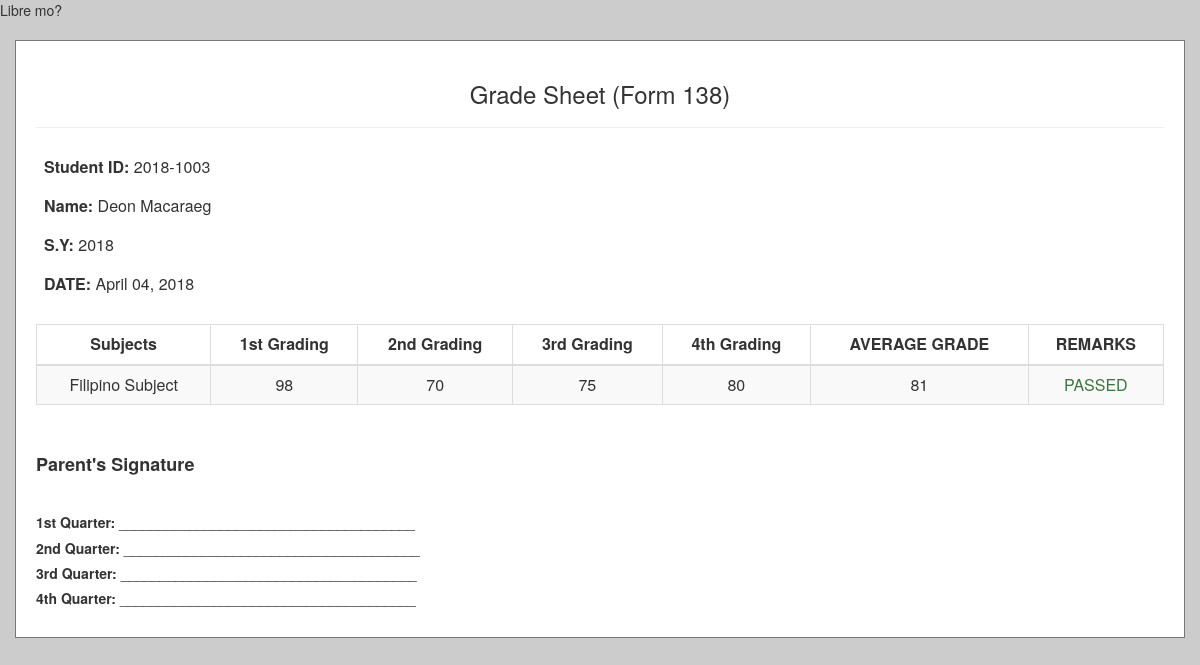
The app's page /admin/reportcard137.php?id=3 (signed in) with its own data.
### tables this page shows
CREATE TABLE IF NOT EXISTS `student` (
  `id` int(11) NOT NULL AUTO_INCREMENT,
  `studid` varchar(50) NOT NULL,
  `fname` varchar(100) NOT NULL,
  `lname` varchar(100) NOT NULL,
  PRIMARY KEY (`id`)
);

CREATE TABLE IF NOT EXISTS `class` (
  `id` int(11) NOT NULL AUTO_INCREMENT,
  `course` varchar(50) NOT NULL,
  `year` varchar(50) NOT NULL,
  `section` varchar(50) NOT NULL,
  `sem` varchar(50) NOT NULL,
  `teacher` varchar(100) NOT NULL,
  `subject` varchar(100) NOT NULL,
  `SY` text NOT NULL,
  PRIMARY KEY (`id`)
);

CREATE TABLE IF NOT EXISTS `subject` (
  `id` int(11) NOT NULL AUTO_INCREMENT,
  `code` varchar(50) NOT NULL,
  `title` varchar(100) NOT NULL,
  `unit` text NOT NULL,
  PRIMARY KEY (`id`)
);

CREATE TABLE IF NOT EXISTS `studentsubject` (
  `id` int(11) NOT NULL AUTO_INCREMENT,
  `studid` varchar(50) NOT NULL,
  `classid` int(11) NOT NULL,
  `att1` float NOT NULL,
  `att2` float NOT NULL,
  `att3` float NOT NULL,
  `att4` float NOT NULL,
  PRIMARY KEY (`id`)
);

### admin/grade.php (called while the page is built, shortened)
Libre mo?<?php
    $grade = new Datagrade();
    class Datagrade {
        function getsubject(){
            $id = $_GET['id'];
            $q = "select * from studentsubject where studid=$id";
            $r = mysql_query($q);
            $data = array();
            while($row = mysql_fetch_array($r)){
                $classid = $row['classid'];
                $q2 = "select * from class where id=$classid";
                $r2 = mysql_query($q2);
                $data[] = mysql_fetch_array($r2);
            }
            return $data;
        }
        function getsubjectitle($code){
            $q = "select * from subject where code='$code'";
            $r = mysql_query($q);
            $data = array();
            $data[] = mysql_fetch_array($r);
            return $data;
        }
        function getgrade($classid){
            $id = $_GET['id'];
            $q = "select * from studentsubject where studid='$id' and classid='$classid'";
            $r = mysql_query($q);
            if($row = mysql_fetch_array($r)){
                $att1 = ($row['att1']);
                $att2 = ($row['att2']);
                $att3 = ($row['att3']);
                $att4 = ($row['att4']);
                $first = $att1;
                $second = $att2;
                $third = $att3;
                $fourth = $att4;
                $total = (($first) + ($second) + ($third) + ($fourth)) / 4;
                $data = array(
                    'eqtotal' => $this->gradeconversion($total),
                    'first' => round($first),
                    'second' => round($second),
                    'third' => round($third),
                    'fourth' => round($fourth),
                    'total' => round($total),
                    'att1' => $row['att1'],
                    'att2' => $row['att2'],
                    'att3' => $row['att3'],
                    'att4' => $row['att4'],
                );
            }
            return $data;
        }
        function gradeconversion($grade){
            $grade = round($grade);
            if($grade==0){
                 $data = 0;
            }else{
                switch ($grade) {
                    case 81:
                         $data = 2.4;
                         break;
                }
            }
            return $data;
        }
    }
?>

### admin/data/student_model.php (called while the page is built, shortened)
<?php
    $student = new Datastudent();
    class Datastudent {
        function getstudentbyid($id){
            $q = "select * from student where id=$id";
            $r = mysql_query($q);
            return $r;
        }
    }
?>

### admin/reportcard137.php (the view, shortened to what this page needs)
<?php
    include('data/student_model.php');
    include('data/data_model.php');
    include('grade.php');
    $id = $_GET['id'];
    $student = $student->getstudentbyid($id);
?>
<!DOCTYPE html>
<html>
<head>
    <link href="../css/bootstrap.min.css" rel="stylesheet">
    <link href="../css/font-awesome.min.css" rel="stylesheet" type="text/css">
</head>
<body>
    <div class="container wrapper">
        <div class="row">
            <div class="col-lg-12">
                <div class="text-center">
                    <h3>Grade Sheet (Form 138)</h3>
                    <hr />
                    <?php while($row = mysql_fetch_array($student)): ?>
                    <table class="table">
                        <tr>
                            <td style="width:20%;text-align:left;"><strong>Student ID: </strong><?php echo $row['studid']; ?></td>
                        </tr>
                        <tr>
                            <td style="width:10%;text-align:left;"><strong>Name: </strong><?php echo $row['fname'].' '.$row['lname']; ?></td>
                        </tr>
                        <tr>
                            <td class="text-left"><strong>S.Y: </strong><?php echo date('Y')?></td>
                        </tr>
                        <tr>
                            <td style="width:10%;text-align:left;"><strong>DATE: </strong><?php echo date('F d, Y')?></td>
                        </tr>
                    </table>
                    <?php endwhile; ?>
                </div>
            </div>
        </div>
        <div class="row">
            <div class="col-lg-12">
                <div class="">
                    <table class="table table-striped table-bordered">
                        <thead>
                            <tr>
                                <th class="text-center">Subjects</th>
                                <th class="text-center">1st Grading</th>
                                <th class="text-center">2nd Grading</th>
                                <th class="text-center">3rd Grading</th>
                                <th class="text-center">4th Grading</th>
                                <th class="text-center">AVERAGE GRADE</th>
                                <th class="text-center">REMARKS</th>
                            </tr>
                        </thead>
                        <tbody>
                    <?php $mysubject = $grade->getsubject(); ?>
                    <?php foreach($mysubject as $row): ?>
                            <tr>
                                <?php $title = $grade->getsubjectitle($row['subject']);?>
                                <td class="text-center"><?php echo $title[0]['title']; ?></td>
                                <?php $mygrade = $grade->getgrade($row['id']); ?>
                                <td class="text-center"><?php echo $mygrade['first']; ?></td>
                                <td class="text-center"><?php echo $mygrade['second']; ?></td>
                                <td class="text-center"><?php echo $mygrade['third']; ?></td>
                                <td class="text-center"><?php echo $mygrade['fourth']; ?></td>
                                <td class="text-center"><?php echo $mygrade['total'];?></td>
                                <?php
                                    if($mygrade['eqtotal']<=3.0){
                                        $remarks = 'PASSED';
                                        $class = 'text-success';
                                    }else{
                                        $remarks = 'FAILED';
                                        $class = 'text-danger';
                                    }
                                ?>
                                <td class="text-center <?php echo $class;?>"><?php echo $remarks;?></td>
                            </tr>
                    <?php endforeach; ?>
                        </tbody>
                  </table>
                  <br>
                  <h4><strong>Parent's Signature</strong></h4>
                  <br>
                  <h5><strong>1st Quarter: </strong>______________________________________</h5>
                  <h5><strong>2nd Quarter: </strong>______________________________________</h5>
                  <h5><strong>3rd Quarter: </strong>______________________________________</h5>
                  <h5><strong>4th Quarter: </strong>______________________________________</h5>
                </div>
            </div>
        </div>
    </div>
</body>
</html>

### admin/reportcard137.php (style rules this page uses)
.wrapper { margin-top:20px !important; border:1px solid #777; background:#fff; margin:0 auto; padding: 20px; }
body { background:#ccc; }
.table>thead>tr>th, .table>tbody>tr>th, .table>tfoot>tr>th, .table>thead>tr>td, .table>tbody>tr>td, .table>tfoot>tr>td { border-top: none !important; }

### records on screen
student: studid "2018-1003", fname "Deon", lname "Macaraeg"
class: subject.title "Filipino Subject", total "81", remarks "PASSED"
studentsubject: att1 "98", att2 "70", att3 "75", att4 "80"
